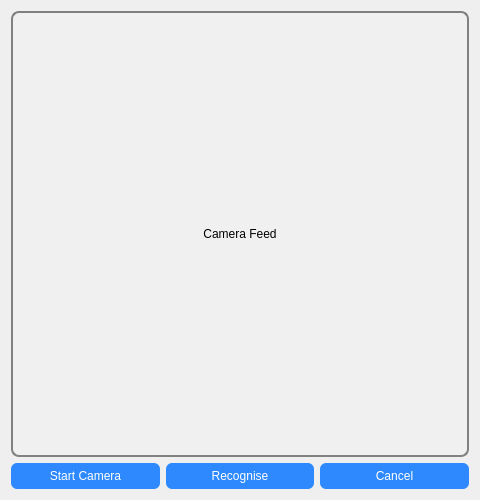
<?xml version="1.0" encoding="UTF-8"?>
<ui version="4.0">
 <class>FaceLoginDialog</class>
 <widget class="QDialog" name="FaceLoginDialog">
  <property name="geometry">
   <rect>
    <x>0</x>
    <y>0</y>
    <width>480</width>
    <height>500</height>
   </rect>
  </property>
  <property name="windowTitle">
   <string>Face Recognition Login</string>
  </property>
  <property name="styleSheet">
   <string notr="true">
QPushButton {
    padding: 6px;
    border-radius: 6px;
    background-color: #2e89ff;
    color: white;
    font: bold 10pt &quot;Segoe UI&quot;;
}
QPushButton:hover {
    background-color: #1c6edb;
}
QLabel#loadingLabel {
    background: transparent;
}
   </string>
  </property>
  <layout class="QVBoxLayout" name="verticalLayout" stretch="0,1">
   <item>
    <widget class="QLabel" name="cameraLabel">
     <property name="minimumSize">
      <size>
       <width>320</width>
       <height>240</height>
      </size>
     </property>
     <property name="styleSheet">
      <string notr="true">
QLabel {
    border: 2px solid gray;
    border-radius: 8px;
    font: 10pt &quot;Segoe UI&quot;;
    background-color: #f0f0f0;
}
      </string>
     </property>
     <property name="text">
      <string>Camera Feed</string>
     </property>
     <property name="alignment">
      <set>Qt::AlignCenter</set>
     </property>
    </widget>
   </item>
   <item>
    <layout class="QHBoxLayout" name="buttonLayout">
     <item>
      <widget class="QPushButton" name="startButton">
       <property name="text">
        <string>Start Camera</string>
       </property>
      </widget>
     </item>
     <item>
      <widget class="QPushButton" name="recogniseButton">
       <property name="text">
        <string>Recognise</string>
       </property>
      </widget>
     </item>
     <item>
      <widget class="QPushButton" name="cancelButton">
       <property name="text">
        <string>Cancel</string>
       </property>
      </widget>
     </item>
    </layout>
   </item>
  </layout>
 </widget>
 <resources/>
 <connections/>
</ui>
